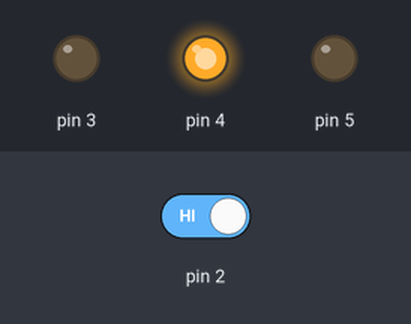
Simulated run of this sketch. Board: Arduino Uno, built with avr-gcc and run on an emulated ATmega328P. Shown: output pins drawn as LEDs (lit = HIGH). Inputs (shaded band) come from the test bench; at power-on: pin 2 HIGH.

Above: at 6.5 s.
6.6 s: pin 2 driven LOW
At 8.42 s:
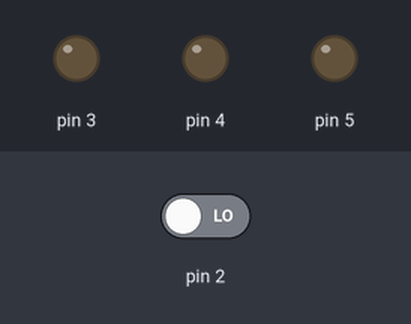
At 9.6 s:
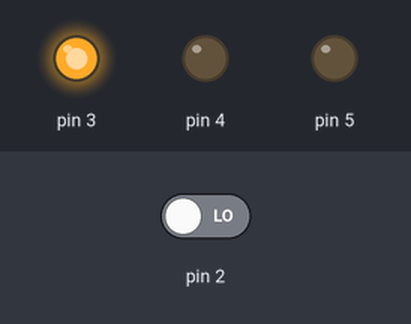
10.3 s: pin 2 driven HIGH
At 10.42 s:
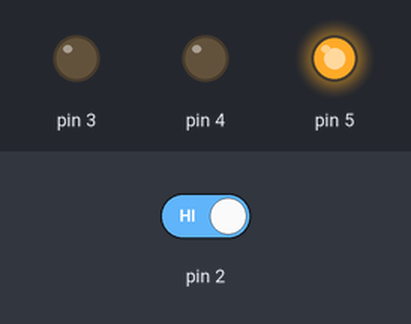
Timing chart, 0 to 20.0 s (numbered marks = the images above; inputs shaded):
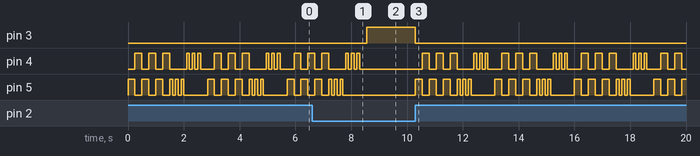

Measured:
- after the input at 6.6 s, pin 3: LOW → HIGH after 2.0 s
- after the input at 10.3 s, pin 3: HIGH → LOW at once; pin 4: LOW → HIGH after 0.25 s, then repeats every 2.9 s: 2 × (LOW 0.25 s, HIGH 0.25 s), LOW 0.60 s, 2 × (HIGH 0.10 s, LOW 0.10 s), HIGH 0.10 s, LOW 0.50 s, HIGH 0.25 s
- by itself, pin 4: repeats every 2.9 s: 2 × (LOW 0.25 s, HIGH 0.25 s), LOW 0.60 s, 2 × (HIGH 0.10 s, LOW 0.10 s), HIGH 0.10 s, LOW 0.50 s, HIGH 0.25 s
- by itself, pin 5: repeats every 2.9 s: 2 × (LOW 0.25 s, HIGH 0.25 s), LOW 0.25 s, 2 × (HIGH 0.10 s, LOW 0.10 s), HIGH 0.10 s, LOW 0.85 s, HIGH 0.25 s

The sketch:

ControlingLights.ino
```cpp
int switchState = 0;

void setup(){
  pinMode(5,OUTPUT);
  pinMode(4,OUTPUT);
  pinMode(3,OUTPUT);
  pinMode(2,INPUT);
}

void loop(){
  switchState = digitalRead(2);

  if (switchState == LOW) {
    //button not pressed
    digitalWrite(3, HIGH); //green one
    digitalWrite(4, LOW);
    digitalWrite(5, LOW);
  }
  else {
    digitalWrite(3, LOW);

    for (int i = 1; i < 4; i++){

    digitalWrite(4, LOW);
    digitalWrite(5, HIGH);

    delay(250);

    digitalWrite(4, HIGH);
    digitalWrite(5, LOW);

    delay(250);
    }

    digitalWrite(4, LOW);
    for(int j = 1; j < 4; j++){
      digitalWrite(5, HIGH);
      delay(100);
      digitalWrite(5, LOW);
      delay(100);
    }

    for(int k = 1; k < 3; k++){
      digitalWrite(4, HIGH);
      delay(100);
      digitalWrite(4, LOW);
      delay(100);
    }
    digitalWrite(4, HIGH);
    delay(100);
    digitalWrite(4, LOW);
    delay(250);

  }
}
```
